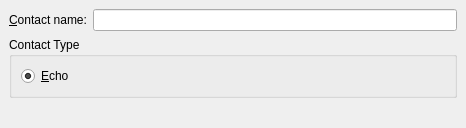
<ui version="4.0" >
 <class>QQAddUI</class>
 <widget class="QWidget" name="QQAddUI" >
  <property name="geometry" >
   <rect>
    <x>0</x>
    <y>0</y>
    <width>466</width>
    <height>128</height>
   </rect>
  </property>
  <layout class="QVBoxLayout" >
   <property name="margin" >
    <number>9</number>
   </property>
   <property name="spacing" >
    <number>6</number>
   </property>
   <item>
    <layout class="QHBoxLayout" >
     <property name="margin" >
      <number>0</number>
     </property>
     <property name="spacing" >
      <number>6</number>
     </property>
     <item>
      <widget class="QLabel" name="textLabel1" >
       <property name="toolTip" >
        <string>The account name of the account you would like to add.</string>
       </property>
       <property name="whatsThis" >
        <string>The account name of the account you would like to add.</string>
       </property>
       <property name="text" >
        <string>&amp;Contact name:</string>
       </property>
       <property name="buddy" >
        <cstring>m_uniqueName</cstring>
       </property>
      </widget>
     </item>
     <item>
      <widget class="QLineEdit" name="m_uniqueName" >
       <property name="toolTip" >
        <string>The account name of the account you would like to add.</string>
       </property>
       <property name="whatsThis" >
        <string>The account name of the account you would like to add.</string>
       </property>
      </widget>
     </item>
    </layout>
   </item>
   <item>
    <widget class="QGroupBox" name="groupBox" >
     <property name="title" >
      <string>Contact Type</string>
     </property>
     <layout class="QVBoxLayout" >
      <property name="margin" >
       <number>9</number>
      </property>
      <property name="spacing" >
       <number>6</number>
      </property>
      <item>
       <widget class="QRadioButton" name="m_rbEcho" >
        <property name="toolTip" >
         <string>Hey look!  Only one option.  Could you please make this a dropdown and add Null?</string>
        </property>
        <property name="whatsThis" >
         <string>Hey look!  Only one option.  Could you please make this a dropdown and add Null?</string>
        </property>
        <property name="text" >
         <string>&amp;Echo</string>
        </property>
        <property name="checked" >
         <bool>true</bool>
        </property>
       </widget>
      </item>
     </layout>
    </widget>
   </item>
   <item>
    <spacer>
     <property name="orientation" >
      <enum>Qt::Vertical</enum>
     </property>
     <property name="sizeType" >
      <enum>QSizePolicy::Expanding</enum>
     </property>
     <property name="sizeHint" >
      <size>
       <width>20</width>
       <height>20</height>
      </size>
     </property>
    </spacer>
   </item>
  </layout>
 </widget>
 <resources/>
 <connections/>
</ui>
